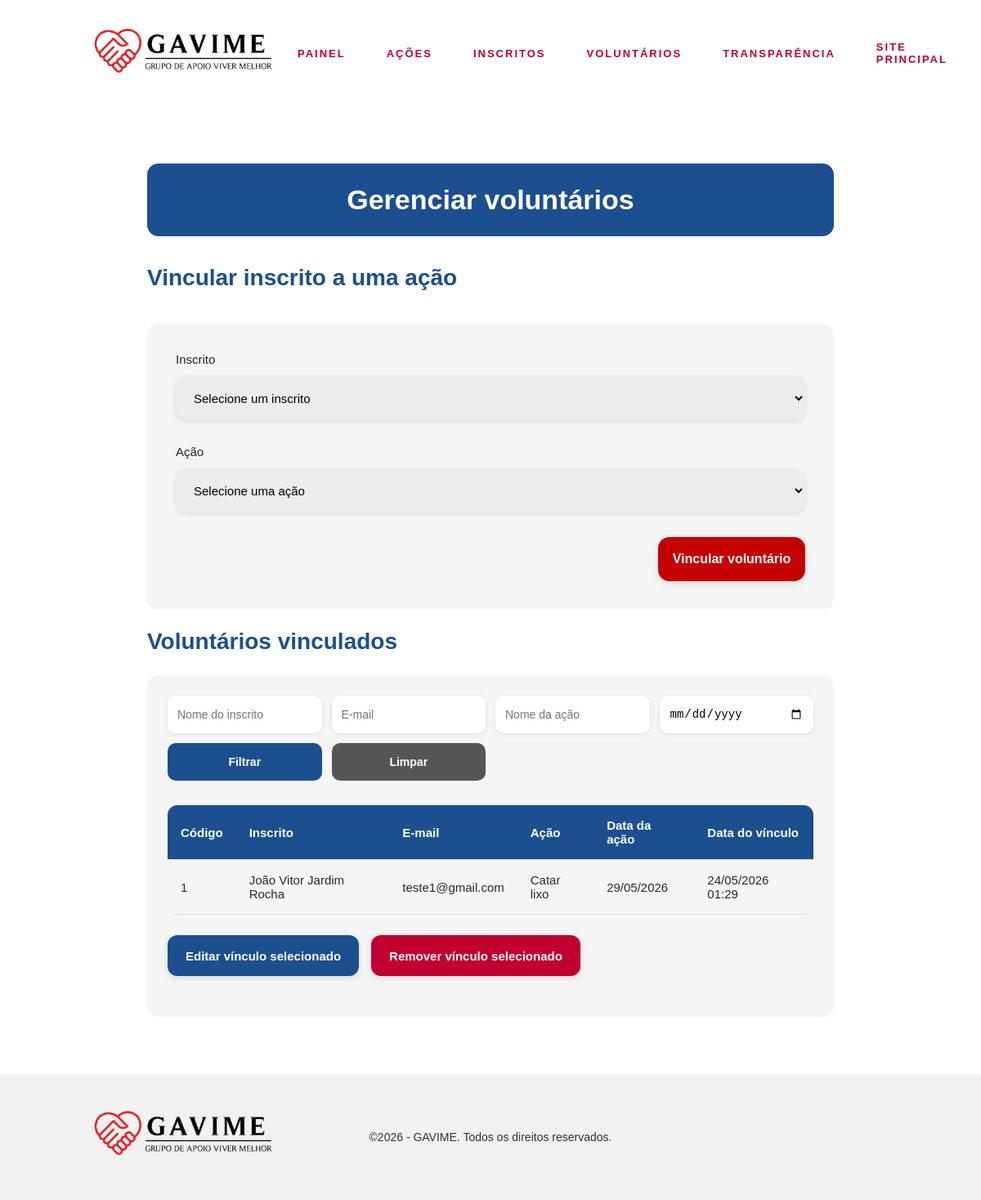
/funcionarios/voluntarios/, run on the app's committed database.
### core/models.py (models this page shows, shortened)
class Participacao(models.Model):
    atividade = models.ForeignKey(
        Atividade,
        on_delete=models.CASCADE
    )
    voluntario = models.ForeignKey(
        Inscrito,
        on_delete=models.CASCADE
    )
    data_cadastro = models.DateTimeField(
        auto_now_add=True
    )
    class Meta:
        unique_together = ('atividade', 'voluntario')
        verbose_name = 'Voluntário'
        verbose_name_plural = 'Voluntários'

class Inscrito(models.Model):
    nome = models.CharField(
        max_length=100
    )
    email = models.EmailField(
        max_length=100,
        unique=True
    )
    telefone = models.CharField(
        max_length=20,
        blank=True
    )
    data_inscricao = models.DateTimeField(
        auto_now_add=True
    )

class Atividade(models.Model):
    STATUS_CHOICES = [
        ('Aberta', 'Aberta'),
        ('Em andamento', 'Em andamento'),
        ('Encerrada', 'Encerrada')
    ]
    nome_atividade = models.CharField(
        max_length=100
    )
    descricao = models.TextField(
        blank=True
    )
    data_atividade = models.DateField(
        null=True,
        blank=True
    )
    local_atividade = models.CharField(
        max_length=100,
        blank=True
    )
    quantidade_vagas = models.IntegerField(
        null=True,
        blank=True
    )
    status_atividade = models.CharField(
        max_length=20,
        choices=STATUS_CHOICES
    )

### core/views.py (the view, shortened to what this page needs)
def funcionarios_voluntarios(request):
    inscritos = Inscrito.objects.all()
    atividades = Atividade.objects.all()
    participacoes = Participacao.objects.all()
    filtro_inscrito = request.GET.get('filtro_inscrito', '')
    filtro_email = request.GET.get('filtro_email', '')
    filtro_atividade = request.GET.get('filtro_atividade', '')
    filtro_data = request.GET.get('filtro_data', '')
    if filtro_inscrito:
        participacoes = participacoes.filter(voluntario__nome__icontains=filtro_inscrito)
    if filtro_email:
        participacoes = participacoes.filter(voluntario__email__icontains=filtro_email)
    if filtro_atividade:
        participacoes = participacoes.filter(atividade__nome_atividade__icontains=filtro_atividade)
    if filtro_data:
        participacoes = participacoes.filter(atividade__data_atividade=filtro_data)
    return render(request, 'funcionarios_voluntarios.html', {
        'inscritos': inscritos,
        'atividades': atividades,
        'participacoes': participacoes,
        'filtro_inscrito': filtro_inscrito,
        'filtro_email': filtro_email,
        'filtro_atividade': filtro_atividade,
        'filtro_data': filtro_data
    })

### core/templates/funcionarios_voluntarios.html (shortened to what this page needs)
{% load static %}
<!DOCTYPE html>
<html>
	<head>
		<link rel = "stylesheet" href = "{% static 'css/style.css' %}">
	</head>
	<body id = 'topo'>
		<header>
			<div class = 'cabecalho'>
				<a href = "/funcionarios/">
					<img src = "{% static 'img/logoGavime.png' %}" class = 'logo' alt = 'Logo GAVIME'>
				</a>
				<nav>
					<a href = "/funcionarios/">Painel</a>
					<a href = "/funcionarios/atividades/">Ações</a>
					<a href = "/funcionarios/inscritos/">Inscritos</a>
					<a href = "/funcionarios/voluntarios/">Voluntários</a>
					<a href="/funcionarios/despesas/">Transparência</a>
					<a href = "/">Site principal</a>
				</nav>
			</div>
		</header>
		<section class = 'conteudo'>
			<div class = 'topoPainel'>
				<h1>Gerenciar voluntários</h1>
			</div>
			<h1>Vincular inscrito a uma ação</h1>
			<form class = 'formularioPagina' method = 'POST'>
				<div class = 'campo'>
					<label>Inscrito</label>
					<select name = 'inscrito' required>
						<option value = ''>
							Selecione um inscrito
						</option>
					</select>
				</div>
				<div class = 'campo'>
					<label>Ação</label>
					<select name = 'atividade' required>
						<option value = ''>
							Selecione uma ação
						</option>
					</select>
				</div>
				<button class = 'botaoEnviar' type = 'submit'>
					Vincular voluntário
				</button>
			</form>
			<h1>Voluntários vinculados</h1>
			<div class = 'areaTabelaFuncionarios'>
				<form class = 'formularioFiltrosTabela' method = 'GET'>
					<input type = 'text' name = 'filtro_inscrito' placeholder = 'Nome do inscrito' value = '{{ filtro_inscrito }}'>
					<input type = 'text' name = 'filtro_email' placeholder = 'E-mail' value = '{{ filtro_email }}'>
					<input type = 'text' name = 'filtro_atividade' placeholder = 'Nome da ação' value = '{{ filtro_atividade }}'>
					<input type = 'date' name = 'filtro_data' value = '{{ filtro_data }}'>
					<button type = 'submit'>
						Filtrar
					</button>
					<a href = '/funcionarios/voluntarios/'>
						Limpar
					</a>
				</form>
				<div class = 'tabelaContainer'>
					<table class = 'tabelaFuncionarios'>
						<tr>
							<th>Código</th>
							<th>Inscrito</th>
							<th>E-mail</th>
							<th>Ação</th>
							<th>Data da ação</th>
							<th>Data do vínculo</th>
						</tr>
						{% for participacao in participacoes %}
							<tr class = 'linhaVoluntario' onclick = 'selecionarVoluntario(this, "{{ participacao.id }}")'>
								<td>{{ participacao.id }}</td>
								<td>{{ participacao.voluntario.nome }}</td>
								<td>{{ participacao.voluntario.email }}</td>
								<td>{{ participacao.atividade.nome_atividade }}</td>
								<td>{{ participacao.atividade.data_atividade|date:"d/m/Y" }}</td>
								<td>{{ participacao.data_cadastro|date:"d/m/Y H:i" }}</td>
							</tr>
						{% empty %}
							<tr>
								<td colspan = '6'>
									Nenhum voluntário vinculado.
								</td>
							</tr>
						{% endfor %}
					</table>
				</div>
				<div class = 'botoesAcaoTabela'>
					<button class = 'botaoEditarSelecionado' type = 'button' onclick = 'editarVoluntarioSelecionado()'>
                        Editar vínculo selecionado
					</button>
					<button class = 'botaoExcluirSelecionado' type = 'button' onclick = 'excluirVoluntarioSelecionado()'>
						Remover vínculo selecionado
					</button>
				</div>
			</div>
		</section>
        <footer>
			<div class="footerContainerFuncionarios">
				<div class="footerLogo">
					<a href="#topo">
						<img src="{% static 'img/logoGavime.png' %}" class="logoFooter" alt="Logo GAVIME">
					</a>
				</div>
				<p class="direitos">
					©2026 - GAVIME. Todos os direitos reservados.
				</p>
			</div>
		</footer>
	</body>
</html>

### core/static/css/style.css (style rules this page uses)
html { scroll-behavior:smooth; }
body { margin:0; padding:0; font-family:Arial, Helvetica, sans-serif; color:#2b2b2b; background-color:#ffffff; overflow-x:hidden; min-height:100vh; display:flex; flex-direction:column; }
header { width:100%; height:130px; background-color:#ffffff; display:flex; justify-content:center; align-items:center; box-sizing:border-box; }
.cabecalho { width:100%; max-width:1500px; padding:0 7%; display:flex; justify-content:space-between; align-items:center; box-sizing:border-box; }
.logo { width:280px; height:auto; display:block; }
nav { display:flex; align-items:center; gap:50px; }
nav a { text-decoration:none; color:#c1002f; font-size:13px; font-weight:600; letter-spacing:2px; text-transform:uppercase; transition:0.4s; }
.conteudo { width:70%; max-width:900px; margin:auto; padding:70px 0; text-align:left; }
.conteudo h1 { font-size:28px; font-weight:700; margin-bottom:25px; color:#1c4f8f; }
form { width:100%; }
.campo { width:100%; display:flex; flex-direction:column; margin-bottom:30px; }
.campo label { font-size:15px; color:#222; margin-bottom:12px; }
.botaoEnviar { width:180px; height:54px; background:#c40000; color:#fff; border:none; border-radius:14px; font-size:16px; font-weight:600; cursor:pointer; transition:0.3s; display:block; margin-left:auto; margin-top:10px; box-shadow:0 2px 8px rgba(0,0,0,0.12); }
footer { width:100%; background:#f1f1f1; padding:30px 0; margin-top:auto; }
.logoFooter { width:280px; height:auto; }
.direitos { flex:1; text-align:center; font-size:14px; color:#333; min-width:300px; }
.formularioPagina { width:100%; margin-top:40px; background:#f5f5f5; padding:35px; border-radius:14px; box-sizing:border-box; }
.tabelaContainer { width:100%; overflow-x:auto; margin-top:30px; }
.tabelaFuncionarios { width:100%; border-collapse:collapse; background:#f5f5f5; border-radius:12px; overflow:hidden; }
.tabelaFuncionarios th, .tabelaFuncionarios td { padding:16px; text-align:left; border-bottom:1px solid #ddd; font-size:15px; }
.tabelaFuncionarios th { background:#1c4f8f; color:white; }
.campo select { width:100%; height:54px; border:none; background:#ececec; font-size:15px; outline:none; box-sizing:border-box; border-radius:14px; box-shadow:0 2px 6px rgba(0,0,0,0.10); padding:0 18px; font-family:Arial, Helvetica, sans-serif; }
.botoesAcaoTabela { display:flex; gap:15px; margin:25px 0; flex-wrap:wrap; }
.botaoEditarSelecionado, .botaoExcluirSelecionado { height:50px; padding:0 22px; border:none; border-radius:12px; color:white; font-size:15px; font-weight:600; cursor:pointer; box-shadow:0 2px 8px rgba(0,0,0,0.12); }
.botaoEditarSelecionado { background:#1c4f8f; }
.botaoExcluirSelecionado { background:#c1002f; }
.areaTabelaFuncionarios { width:100%; background:#f5f5f5; padding:25px; border-radius:14px; box-sizing:border-box; margin-top:25px; }
.formularioFiltrosTabela { width:100%; display:grid; grid-template-columns:repeat(auto-fit, minmax(160px, 1fr)); gap:12px; margin-bottom:20px; }
.formularioFiltrosTabela input, .formularioFiltrosTabela select { height:46px; border:none; background:#ffffff; border-radius:10px; padding:0 12px; font-size:14px; box-shadow:0 1px 5px rgba(0,0,0,0.10); box-sizing:border-box; }
.formularioFiltrosTabela button, .formularioFiltrosTabela a { height:46px; border:none; border-radius:10px; text-decoration:none; font-size:14px; font-weight:600; display:flex; align-items:center; justify-content:center; cursor:pointer; box-sizing:border-box; }
.formularioFiltrosTabela button { background:#1c4f8f; color:white; }
.formularioFiltrosTabela a { background:#555; color:white; }
.topoPainel { width:100%; background:#1c4f8f; padding:25px; border-radius:14px; box-sizing:border-box; margin-bottom:35px; }
.topoPainel h1 { color:white; font-size:34px; margin:0; }
.topoPainel { display:flex; flex-direction:column; align-items:center; justify-content:center; }
.footerContainerFuncionarios { width:100%; max-width:1200px; margin:auto; display:grid; grid-template-columns:1fr auto 1fr; align-items:center; padding:0 7%; box-sizing:border-box; }
.footerContainerFuncionarios .footerLogo { display:flex; justify-content:flex-start; }
.footerContainerFuncionarios .direitos { text-align:center; font-size:14px; color:#333; margin:0; }

### data on the page
Participacao: id "1", voluntario.nome "João Vitor Jardim Rocha", voluntario.email "teste1@gmail.com", atividade.nome_atividade "Catar lixo", atividade.data_atividade "29/05/2026", data_cadastro "24/05/2026 01:29"
